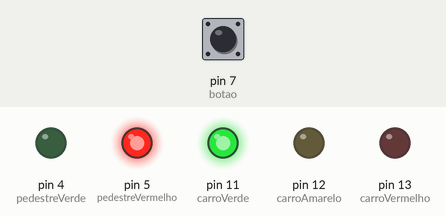
Bench run of a sketch on a simulated Arduino Uno, built with avr-gcc and run on an emulated ATmega328P. Parts: output pins drawn as LEDs (lit = HIGH). Inputs (shaded band) come from the test bench; at power-on: pin 7 (botao) LOW.

Above: at 0.1 s.
Timing chart, 0 to 1.6 s (numbered marks = the images above):
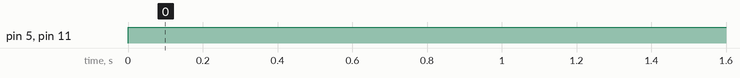

The sketch:

semaforo_interativo_com_botao1.ino
```cpp
//Leidiane Soares de Souza turma B


#define carroVermelho 13
#define carroAmarelo 12
#define carroVerde 11

#define pedestreVerde 4
#define pedestreVermelho 5

#define botao 7


void setup()
{

  pinMode(carroVerde, OUTPUT);
  pinMode(carroAmarelo,OUTPUT);
  pinMode(carroVermelho, OUTPUT);
  pinMode(botao, INPUT);
  pinMode(pedestreVerde,OUTPUT);
  pinMode(pedestreVermelho,OUTPUT);
}


void loop()
{
  int estadoB = digitalRead(botao); //ler meu botão e atribuir á varivel estado.

  if(estadoB==HIGH){// se botão for pressionado
  delay(15000);// aguardar 15 segundos
  digitalWrite(carroVerde, LOW);
  // A luz verde é desligada
  digitalWrite(carroAmarelo, HIGH); // A luz amarela vai ligar por 2 segundos
  delay(2000); // acessa por 2 segundos
  digitalWrite(carroAmarelo, LOW); // A luz amarela vai desligar
  digitalWrite(carroVermelho, HIGH);// liga vermelho
  digitalWrite(pedestreVermelho, LOW);// vermelho para pedestre desligado
  digitalWrite(pedestreVerde, HIGH);// pedestre pode atravessar
  delay(15000);// 15 segundos para atravessar
  }
  else{ // se não tiver pressionado
  digitalWrite(carroVerde, HIGH); // ascende o verde
  digitalWrite(carroVermelho, LOW);// desliga o vermelho
  digitalWrite(carroAmarelo, LOW);// desliga o amarelo
  digitalWrite(pedestreVerde, LOW); // desliga p pedestre
  digitalWrite(pedestreVermelho, HIGH);// ascende vermelho p pedestre
  }


}
```

Measured:
- by itself, pin 5 (pedestreVermelho), pin 11 (carroVerde): LOW → HIGH at 0.00 s
